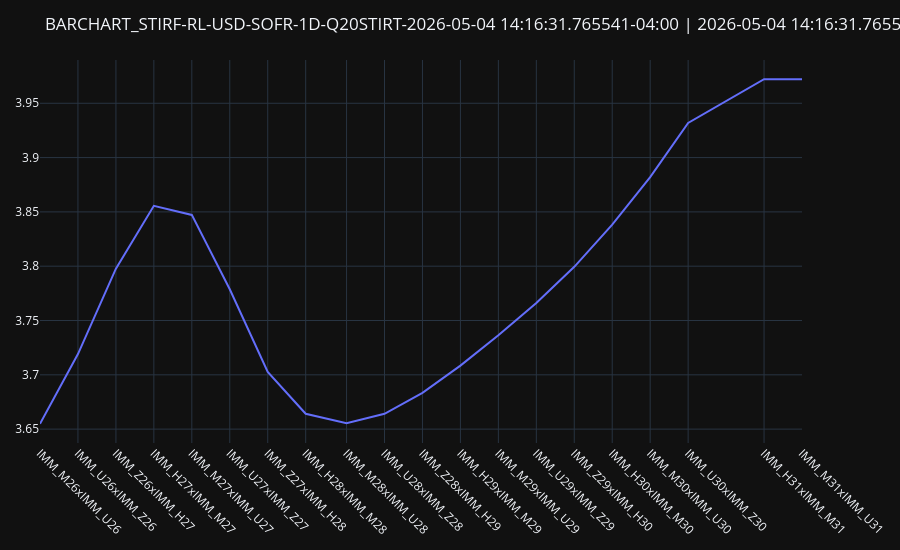

Notebook code cell kept with this figure:
### Code cell
# curve_handle.handle().plot("1y")

queries = [
    # IRSwapQuery(curve=curve, tenor="IMM_H26xIMM_M26", structure_kwargs={"bpv": risk}).resolve_query(ts, pricer_or_curve=curve_handle),
    IRSwapQuery(curve=curve, tenor="IMM_M26xIMM_U26").resolve_query(ts, pricer_or_curve=curve_handle),
    IRSwapQuery(curve=curve, tenor="IMM_U26xIMM_Z26").resolve_query(ts, pricer_or_curve=curve_handle),
    IRSwapQuery(curve=curve, tenor="IMM_Z26xIMM_H27").resolve_query(ts, pricer_or_curve=curve_handle),
    IRSwapQuery(curve=curve, tenor="IMM_H27xIMM_M27").resolve_query(ts, pricer_or_curve=curve_handle),
    IRSwapQuery(curve=curve, tenor="IMM_M27xIMM_U27").resolve_query(ts, pricer_or_curve=curve_handle),
    IRSwapQuery(curve=curve, tenor="IMM_U27xIMM_Z27").resolve_query(ts, pricer_or_curve=curve_handle),
    IRSwapQuery(curve=curve, tenor="IMM_Z27xIMM_H28").resolve_query(ts, pricer_or_curve=curve_handle),
    IRSwapQuery(curve=curve, tenor="IMM_H28xIMM_M28").resolve_query(ts, pricer_or_curve=curve_handle),
    IRSwapQuery(curve=curve, tenor="IMM_M28xIMM_U28").resolve_query(ts, pricer_or_curve=curve_handle),
    IRSwapQuery(curve=curve, tenor="IMM_U28xIMM_Z28").resolve_query(ts, pricer_or_curve=curve_handle),
    IRSwapQuery(curve=curve, tenor="IMM_Z28xIMM_H29").resolve_query(ts, pricer_or_curve=curve_handle),
    IRSwapQuery(curve=curve, tenor="IMM_H29xIMM_M29").resolve_query(ts, pricer_or_curve=curve_handle),
    
	IRSwapQuery(curve=curve, tenor="IMM_M29xIMM_U29").resolve_query(ts, pricer_or_curve=curve_handle),
    IRSwapQuery(curve=curve, tenor="IMM_U29xIMM_Z29").resolve_query(ts, pricer_or_curve=curve_handle),
    IRSwapQuery(curve=curve, tenor="IMM_Z29xIMM_H30").resolve_query(ts, pricer_or_curve=curve_handle),
    IRSwapQuery(curve=curve, tenor="IMM_H30xIMM_M30").resolve_query(ts, pricer_or_curve=curve_handle),
	
	IRSwapQuery(curve=curve, tenor="IMM_M30xIMM_U30").resolve_query(ts, pricer_or_curve=curve_handle),
    IRSwapQuery(curve=curve, tenor="IMM_U30xIMM_Z30").resolve_query(ts, pricer_or_curve=curve_handle),
    IRSwapQuery(curve=curve, tenor="IMM_H31xIMM_M31").resolve_query(ts, pricer_or_curve=curve_handle),
    IRSwapQuery(curve=curve, tenor="IMM_M31xIMM_U31").resolve_query(ts, pricer_or_curve=curve_handle),
]

rl_spots = []
for q in queries:
    pkg, _ = q.resolve_package(pricer_or_curve=curve_handle)
    print(f"{q.col_name()}: {pkg[0].rate().real}")


    rl_spots.append(pkg[0])

x = [s.__dict__["kwargs"]["effective"] for s in rl_spots]
y = [s.rate().real for s in rl_spots]

fig = go.Figure()
fig.add_trace(go.Scatter(x=x, y=y, mode="lines", name="1D"))
tick_vals = [pd.Timestamp(t).tz_localize(None) for t in x]
# tick_text = [pd.Timestamp(t).strftime("%Y-%m-%d") for t in tick_vals]
tick_text = [q.tenor for q in queries]
fig.update_layout(
    title=f"{curve_handle.meta()["id"]} | {curve_handle.meta()["timestamp"]}",
    template="plotly_dark",
    margin=dict(l=40, r=20, t=60, b=80),
    xaxis=dict(tickmode="array", tickvals=tick_vals, ticktext=tick_text, tickangle=45, showgrid=True),
    height=550,
    yaxis=dict(showgrid=True),
)
fig.update_xaxes(
    showspikes=True,
    spikecolor="white",
    spikesnap="cursor",
    spikemode="across",
    showgrid=True,
)
fig.update_yaxes(
    showspikes=True,
    spikecolor="white",
    spikesnap="cursor",
    spikethickness=0.5,
    showgrid=True,
)
fig.show()

### Figure 1 — Plotly figure (JSON) as saved in the notebook; plotly's stock layout.template omitted (floating-point values rounded to 4 significant figures)
{"data": [{"mode": "lines", "name": "1D", "type": "scatter", "x": ["2026-06-17T00:00:00", "2026-09-16T00:00:00", "2026-12-16T00:00:00", "2027-03-17T00:00:00", "2027-06-16T00:00:00", "2027-09-15T00:00:00", "2027-12-15T00:00:00", "2028-03-15T00:00:00", "2028-06-21T00:00:00", "2028-09-20T00:00:00", "2028-12-20T00:00:00", "2029-03-21T00:00:00", "2029-06-20T00:00:00", "2029-09-19T00:00:00", "2029-12-19T00:00:00", "2030-03-20T00:00:00", "2030-06-19T00:00:00", "2030-09-18T00:00:00", "2031-03-19T00:00:00", "2031-06-18T00:00:00"], "y": [3.655, 3.719, 3.798, 3.856, 3.847, 3.779, 3.703, 3.664, 3.655, 3.664, 3.683, 3.708, 3.736, 3.766, 3.799, 3.838, 3.882, 3.932, 3.972, 3.972]}], "layout": {"height": 550, "margin": {"b": 80, "l": 40, "r": 20, "t": 60}, "title": {"text": "BARCHART_STIRF-RL-USD-SOFR-1D-Q20STIRT-2026-05-04 14:16:31.765541-04:00 | 2026-05-04 14:16:31.765541-04:00"}, "xaxis": {"showgrid": true, "showspikes": true, "spikecolor": "white", "spikemode": "across", "spikesnap": "cursor", "tickangle": 45, "tickmode": "array", "ticktext": ["IMM_M26xIMM_U26", "IMM_U26xIMM_Z26", "IMM_Z26xIMM_H27", "IMM_H27xIMM_M27", "IMM_M27xIMM_U27", "IMM_U27xIMM_Z27", "IMM_Z27xIMM_H28", "IMM_H28xIMM_M28", "IMM_M28xIMM_U28", "IMM_U28xIMM_Z28", "IMM_Z28xIMM_H29", "IMM_H29xIMM_M29", "IMM_M29xIMM_U29", "IMM_U29xIMM_Z29", "IMM_Z29xIMM_H30", "IMM_H30xIMM_M30", "IMM_M30xIMM_U30", "IMM_U30xIMM_Z30", "IMM_H31xIMM_M31", "IMM_M31xIMM_U31"], "tickvals": ["2026-06-17T00:00:00", "2026-09-16T00:00:00", "2026-12-16T00:00:00", "2027-03-17T00:00:00", "2027-06-16T00:00:00", "2027-09-15T00:00:00", "2027-12-15T00:00:00", "2028-03-15T00:00:00", "2028-06-21T00:00:00", "2028-09-20T00:00:00", "2028-12-20T00:00:00", "2029-03-21T00:00:00", "2029-06-20T00:00:00", "2029-09-19T00:00:00", "2029-12-19T00:00:00", "2030-03-20T00:00:00", "2030-06-19T00:00:00", "2030-09-18T00:00:00", "2031-03-19T00:00:00", "2031-06-18T00:00:00"]}, "yaxis": {"showgrid": true, "showspikes": true, "spikecolor": "white", "spikesnap": "cursor", "spikethickness": 0.5}}}
